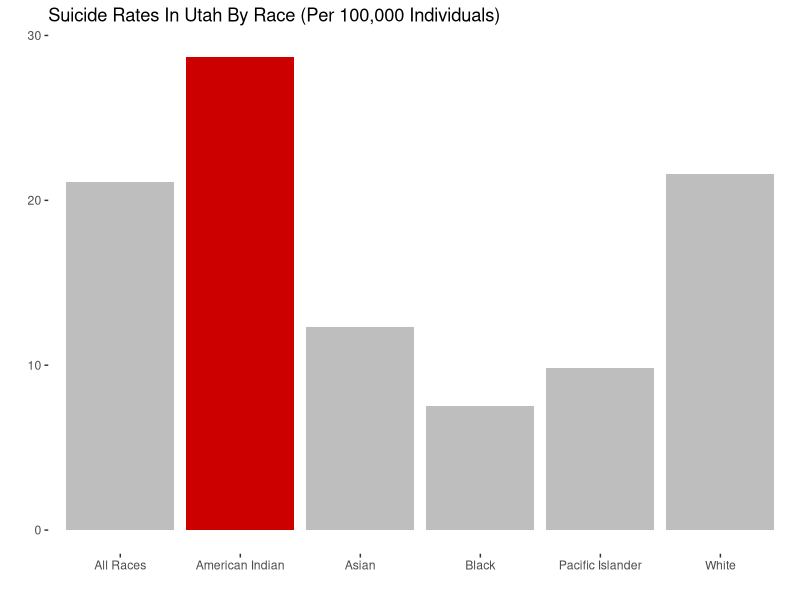

R code for this plot:
read.csv("suicidebyrace2.csv")
library(tidyverse)
data("suicidebyrace2.csv")
suiciderace <- read.csv("suicidebyrace2.csv")


ggplot(data = suiciderace, aes(x = Race, y = Suicide.Rate, fill = Race)) +
  geom_bar(stat = "identity") +
  guides(fill = FALSE) +
  scale_fill_manual(values = c("grey","red3","grey","grey","grey","grey")) +
  theme(panel.grid.major = element_blank(), panel.grid.minor = element_blank(),
        panel.background = element_blank()) +
  ggtitle("Suicide Rates In Utah By Race (Per 100,000 Individuals)") +
  xlab("") + ylab("")
